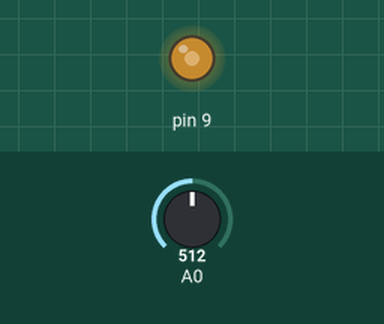
Bench run of a sketch on a simulated Arduino Uno, built with avr-gcc and run on an emulated ATmega328P. Shown: output pins drawn as LEDs (lit = HIGH). Inputs (shaded band) come from the test bench; at power-on: A0 = 512.

Above: at 1.2 s.
1.3 s: A0 set to 716
At 2.5 s:
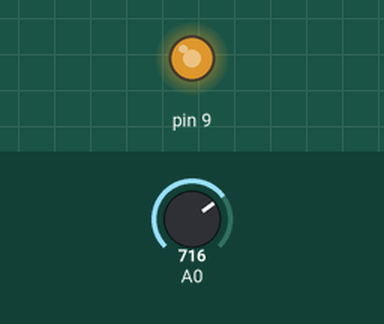
2.8 s: A0 set to 900
At 3.7 s:
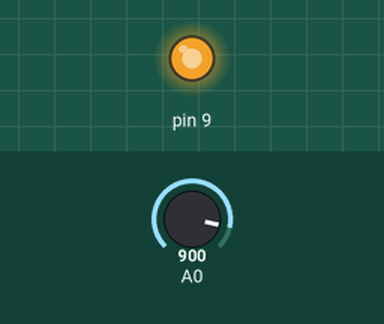
4.3 s: A0 set to 122
At 4.9 s:
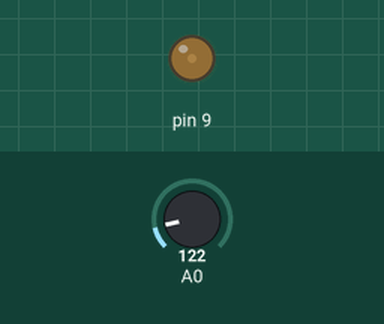
5.8 s: A0 set to 0
At 7.2 s:
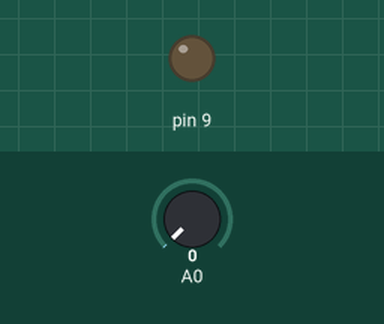
Timing chart, 0 to 8.3 s (numbered marks = the images above; inputs shaded):
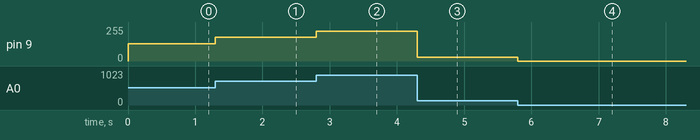

Measured:
- after the input at 1.3 s, pin 9: 128/255 → 179/255 at once
- after the input at 2.8 s, pin 9: 179/255 → 225/255 at once
- after the input at 4.3 s, pin 9: 225/255 → 30/255 at once
- after the input at 5.8 s, pin 9: 30/255 → 0/255 at once

The sketch:

Dimmer.ino
```cpp
// (licence header left out)
// Dimmer: a potentiometer on A0 sets the brightness of an LED on D9.
// analogRead gives 0 to 1023 and analogWrite takes 0 to 255, so the reading
// is divided by four on its way across.
void setup() {
  pinMode(9, OUTPUT);
}

void loop() {
  analogWrite(9, analogRead(A0) / 4);
}
```
